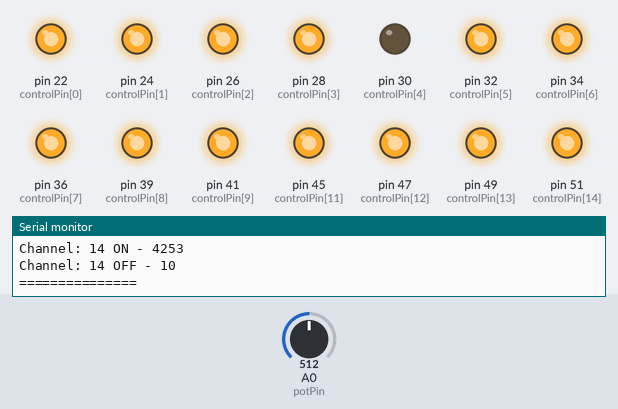
Bench run of a sketch on a simulated Arduino Mega 2560, built with avr-gcc and run on an emulated ATmega2560. Parts: output pins drawn as LEDs (lit = HIGH), the last lines printed to the serial monitor. Dashed ring = blinking. The inputs (shaded band) are chosen by the test bench; at power-on: A0 (potPin) = 512. Random numbers use the default seed unless the sketch sets one.

Above: at 5.1 s.
5.2 s: A0 (potPin) set to 366
At 9.7 s:
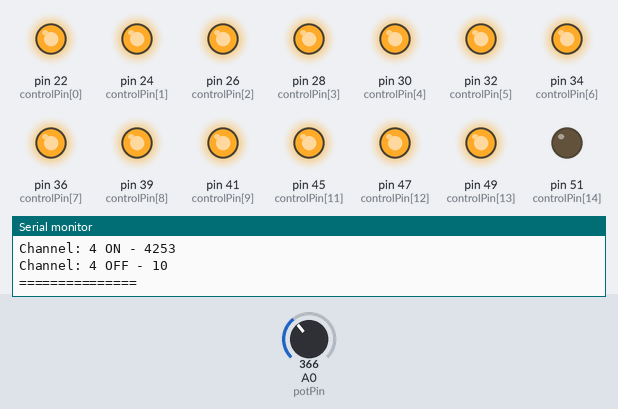
15.2 s: A0 (potPin) set to 351
At 25.1 s:
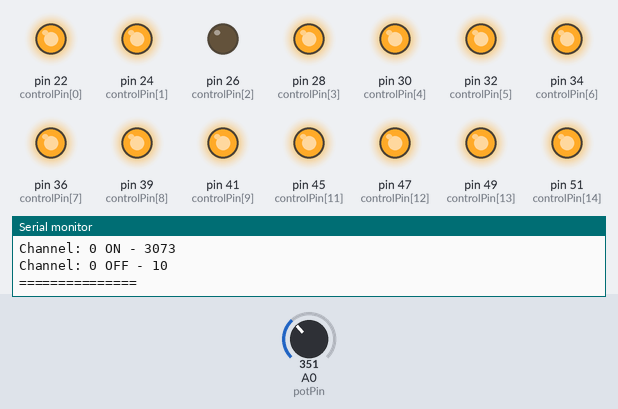
25.2 s: A0 (potPin) set to 0
At 31.5 s:
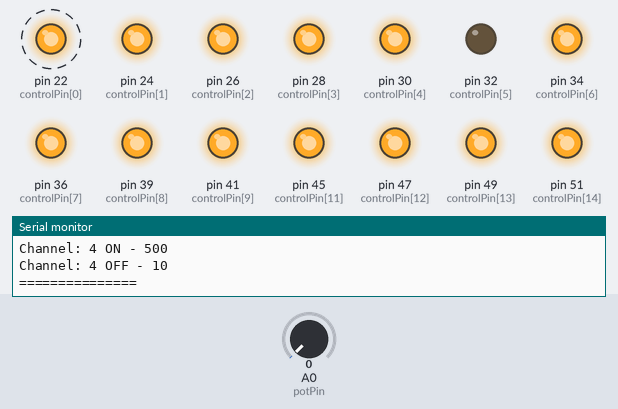
33.8 s: A0 (potPin) set to 306
43.8 s: A0 (potPin) set to 510
49.2 s: A0 (potPin) set to 249
59.2 s: A0 (potPin) set to 219
At 105.2 s:
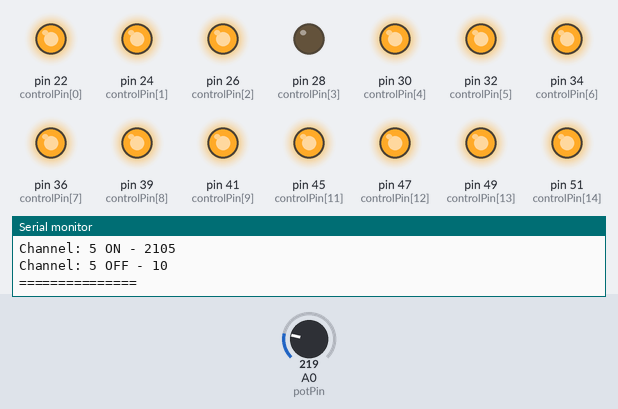
Timing chart, 0 to 105.5 s (numbered marks = the images above; inputs shaded):
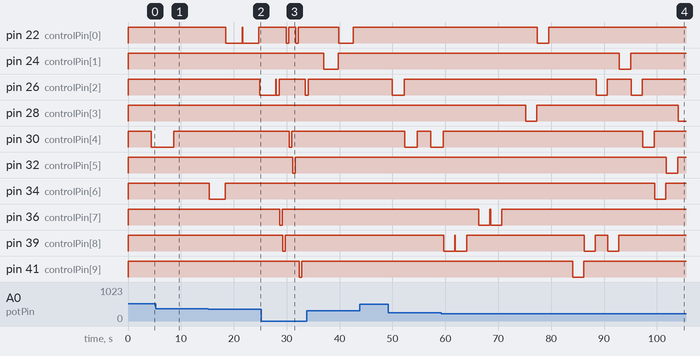

Measured:
- the behaviour switches between 359 and 358 on A0 (potPin) (found by bisection; images 1 and 2)
- after the input at 15.2 s, pin 26 (controlPin[2]): HIGH → LOW after 9.7 s
- after the input at 25.2 s, pin 22 (controlPin[0]): alternates HIGH for 1.3 s and LOW for 0.50 s, starting after 4.7 s; pin 30 (controlPin[4]): HIGH → LOW after 5.3 s, → HIGH 0.50 s later
- after the input at 59.2 s, pin 32 (controlPin[5]): HIGH → LOW after 42.6 s, → HIGH 2.1 s later
- by itself, pin 22 (controlPin[0]): alternates HIGH for 0.11 s and LOW for 3.1 s
- by itself, pin 47 (controlPin[12]): alternates HIGH for 13.4 s and LOW for 2.1 s, 4 changes in all, then stays HIGH

The sketch:

footbonaut_logic.ino
```cpp
#define NO_OF_PINS  16

// Globals
const int MIN_TIME = 500;
const int MAX_TIME = 8000;

// Pin Maps
const int controlPin[16] = {22, 24, 26, 28, 30, 32, 34, 36, 39, 41, 43, 45, 47, 49, 51, 53};
const int triggerType = LOW;// relay type!
int loopDelay = 100; // how long to pause in loop
const int potPin = A0; // location of potentiometer

int value; // potentiometer value
int time_pause; // time to pause based on read

void setup() {
  // Initalize channels
  for(int i=0; i < NO_OF_PINS; i++)
  {
    pinMode(controlPin[i], OUTPUT);// set pin as output

    // set initial state OFF variable on pin type
    if(triggerType ==LOW){
      digitalWrite(controlPin[i], HIGH);
    }else{
       digitalWrite(controlPin[i], LOW);
    }
  }

  // Initalize potentiometer
  pinMode(potPin, INPUT); //
  randomSeed(analogRead(1)); // set random seed off of analog static

  Serial.begin(9600);// initialize serial monitor with 9600 baud
}

void loop() {

  // Throw a random value
  int i = random(0, NO_OF_PINS-1);

  //Read and save analog value from potentiometer
  value = analogRead(potPin);
  // Map that to between min/max time
  time_pause = map(value, 0, 1023, MIN_TIME, MAX_TIME);

  // Turn on the relay channel for the duration of time
  channelControl(i, 1,time_pause);
  // Shut off channel quickly
  channelControl(i, 0, 10);

 Serial.println("==============="); // logging

 // give a short delay between cycles
 delay(loopDelay);

}

void channelControl(int relayChannel, int action, int t)
{
  int state =LOW;
  String statTXT =" ON";

  // Mode for LOW type relays
  if(triggerType == LOW)
  {
    // If Request OFF
    if (action ==0)
    {
      state = HIGH;
      statTXT = " OFF";
    }

  }

  // Mode for HIGH type relays
  else{
    // If Request ON
    if (action ==1)
    {
      state = HIGH;
    }
    else{
      statTXT = " OFF";
    }
  }

  // Write to pin
  digitalWrite(controlPin[relayChannel], state);
  // Wait indicated time
  if(t >0 )
  {
    delay(t);
  }

  // Update logs
  Serial.print ("Channel: ");
  Serial.print(relayChannel);
  Serial.print(statTXT);
  Serial.print(" - ");
  Serial.println(t);
}
```
